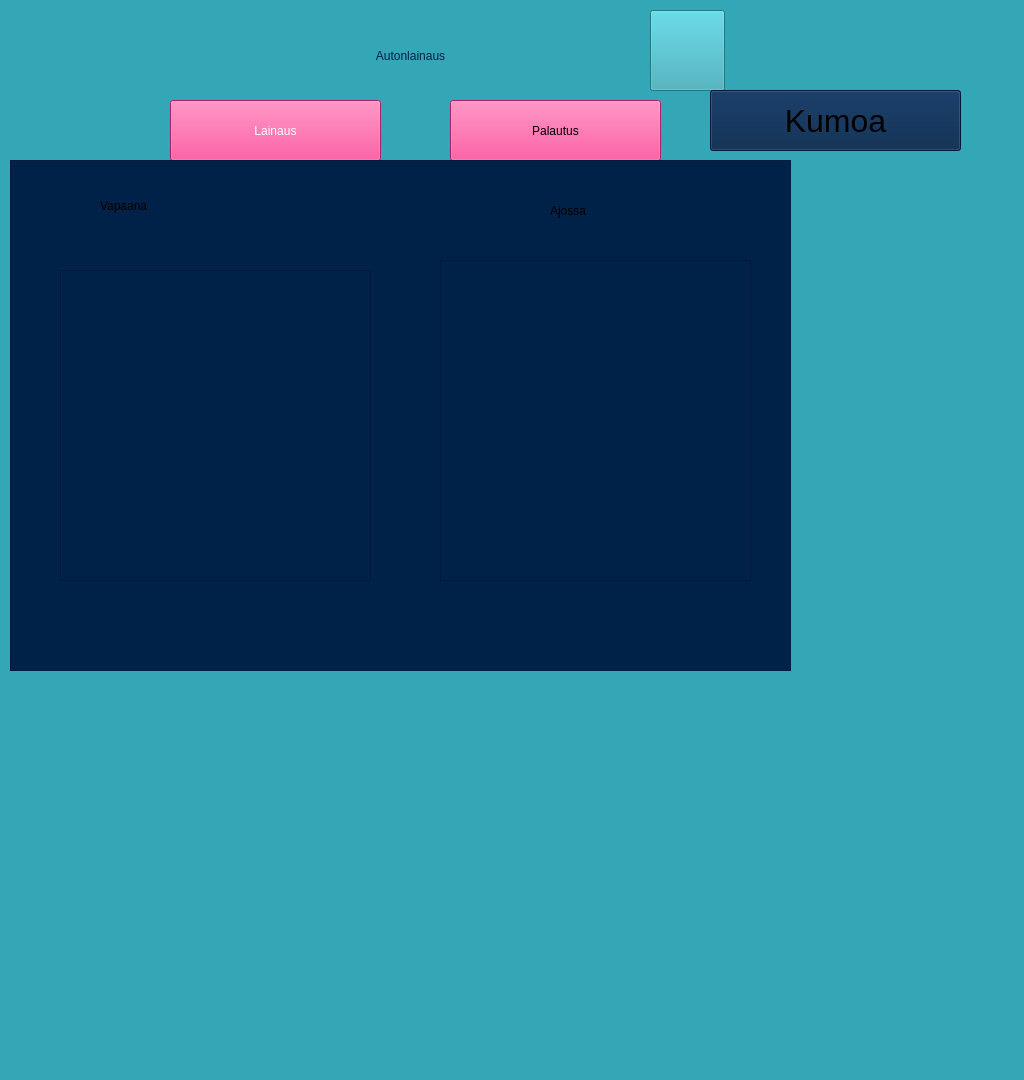
<?xml version="1.0" encoding="UTF-8"?>
<ui version="4.0">
 <class>MainWindow</class>
 <widget class="QMainWindow" name="MainWindow">
  <property name="geometry">
   <rect>
    <x>0</x>
    <y>0</y>
    <width>1024</width>
    <height>1080</height>
   </rect>
  </property>
  <property name="font">
   <font>
    <pointsize>11</pointsize>
    <bold>true</bold>
   </font>
  </property>
  <property name="cursor">
   <cursorShape>PointingHandCursor</cursorShape>
  </property>
  <property name="windowTitle">
   <string>MainWindow</string>
  </property>
  <property name="toolTip">
   <string>&lt;html&gt;&lt;head/&gt;&lt;body&gt;&lt;p&gt;&lt;span style=&quot; font-size:11pt; font-weight:700;&quot;&gt;Tallentaa henkilön tiedot tietokantaan&lt;/span&gt;&lt;/p&gt;&lt;/body&gt;&lt;/html&gt;</string>
  </property>
  <property name="toolTipDuration">
   <number>-3000</number>
  </property>
  <property name="styleSheet">
   <string notr="true">
background-color: rgb(51, 167, 181);</string>
  </property>
  <widget class="QWidget" name="centralwidget">
   <widget class="QFrame" name="namesFrame">
    <property name="geometry">
     <rect>
      <x>60</x>
      <y>180</y>
      <width>681</width>
      <height>481</height>
     </rect>
    </property>
    <property name="styleSheet">
     <string notr="true">background-color: rgb(0, 98, 117);</string>
    </property>
    <widget class="QPushButton" name="savePushButton">
     <property name="geometry">
      <rect>
       <x>480</x>
       <y>400</y>
       <width>161</width>
       <height>61</height>
      </rect>
     </property>
     <property name="styleSheet">
      <string notr="true">background-color: rgb(238, 44, 130);
font: 28pt &quot;Segoe UI&quot;;</string>
     </property>
     <property name="text">
      <string>Tallenna</string>
     </property>
    </widget>
    <widget class="QLineEdit" name="readIdLineEdit">
     <property name="geometry">
      <rect>
       <x>60</x>
       <y>220</y>
       <width>231</width>
       <height>71</height>
      </rect>
     </property>
     <property name="styleSheet">
      <string notr="true">background-color: rgb(255, 255, 255);
font: 22pt &quot;Segoe UI&quot;;
color: rgb(0, 0, 0);</string>
     </property>
     <property name="text">
      <string/>
     </property>
    </widget>
    <widget class="QLineEdit" name="keyBarcodeLineEdit">
     <property name="geometry">
      <rect>
       <x>390</x>
       <y>220</y>
       <width>231</width>
       <height>71</height>
      </rect>
     </property>
     <property name="styleSheet">
      <string notr="true">font: 28pt &quot;Segoe UI&quot;;
background-color: rgb(255, 255, 255);
color: rgb(0, 0, 0);</string>
     </property>
     <property name="text">
      <string/>
     </property>
    </widget>
    <widget class="QLabel" name="readIdLabel">
     <property name="geometry">
      <rect>
       <x>70</x>
       <y>140</y>
       <width>211</width>
       <height>51</height>
      </rect>
     </property>
     <property name="styleSheet">
      <string notr="true">font: 22pt &quot;Segoe UI&quot;;
background-color: rgb(0, 33, 72);</string>
     </property>
     <property name="text">
      <string>Lue ajokortti</string>
     </property>
     <property name="alignment">
      <set>Qt::AlignmentFlag::AlignCenter</set>
     </property>
    </widget>
    <widget class="QLabel" name="keyBarcodeLabel">
     <property name="geometry">
      <rect>
       <x>400</x>
       <y>140</y>
       <width>211</width>
       <height>51</height>
      </rect>
     </property>
     <property name="styleSheet">
      <string notr="true">font: 22pt &quot;Segoe UI&quot;;
background-color: rgb(0, 33, 72);</string>
     </property>
     <property name="text">
      <string>Lue avain</string>
     </property>
     <property name="alignment">
      <set>Qt::AlignmentFlag::AlignCenter</set>
     </property>
    </widget>
    <widget class="QLineEdit" name="keyBarcodeReturnLineEdit">
     <property name="geometry">
      <rect>
       <x>390</x>
       <y>220</y>
       <width>231</width>
       <height>71</height>
      </rect>
     </property>
     <property name="styleSheet">
      <string notr="true">font: 28pt &quot;Segoe UI&quot;;
background-color: rgb(255, 255, 255);
color: rgb(0, 0, 0);</string>
     </property>
     <property name="text">
      <string/>
     </property>
    </widget>
    <widget class="QLabel" name="lenderNameLabel">
     <property name="geometry">
      <rect>
       <x>30</x>
       <y>220</y>
       <width>281</width>
       <height>71</height>
      </rect>
     </property>
     <property name="styleSheet">
      <string notr="true">font: 28pt &quot;Segoe UI&quot;;
color: rgb(0, 33, 72);</string>
     </property>
     <property name="text">
      <string/>
     </property>
     <property name="scaledContents">
      <bool>false</bool>
     </property>
     <property name="alignment">
      <set>Qt::AlignmentFlag::AlignCenter</set>
     </property>
    </widget>
    <widget class="QLabel" name="carsInfoStatusLabel">
     <property name="geometry">
      <rect>
       <x>370</x>
       <y>220</y>
       <width>281</width>
       <height>71</height>
      </rect>
     </property>
     <property name="styleSheet">
      <string notr="true">font: 28pt &quot;Segoe UI&quot;;
color: rgb(0, 33, 72);</string>
     </property>
     <property name="text">
      <string>cars info</string>
     </property>
     <property name="scaledContents">
      <bool>false</bool>
     </property>
     <property name="alignment">
      <set>Qt::AlignmentFlag::AlignCenter</set>
     </property>
    </widget>
    <widget class="QLabel" name="dateLabel">
     <property name="geometry">
      <rect>
       <x>120</x>
       <y>310</y>
       <width>151</width>
       <height>41</height>
      </rect>
     </property>
     <property name="styleSheet">
      <string notr="true">font: 22pt &quot;Segoe UI&quot;;</string>
     </property>
     <property name="text">
      <string>31.01.2025</string>
     </property>
    </widget>
    <widget class="QLabel" name="calendarLabel">
     <property name="geometry">
      <rect>
       <x>80</x>
       <y>310</y>
       <width>31</width>
       <height>41</height>
      </rect>
     </property>
     <property name="text">
      <string/>
     </property>
     <property name="pixmap">
      <pixmap resource="testpictures.qrc">:/png/calendar.drawio</pixmap>
     </property>
     <property name="scaledContents">
      <bool>true</bool>
     </property>
    </widget>
    <widget class="QLabel" name="returnDayLabel">
     <property name="geometry">
      <rect>
       <x>30</x>
       <y>30</y>
       <width>151</width>
       <height>71</height>
      </rect>
     </property>
     <property name="styleSheet">
      <string notr="true">
font: 14pt &quot;Segoe UI&quot;;
color: rgb(0, 33, 72);</string>
     </property>
     <property name="text">
      <string>Lainaus info</string>
     </property>
     <property name="scaledContents">
      <bool>false</bool>
     </property>
     <property name="alignment">
      <set>Qt::AlignmentFlag::AlignCenter</set>
     </property>
    </widget>
    <widget class="QLabel" name="timeLabel">
     <property name="geometry">
      <rect>
       <x>520</x>
       <y>310</y>
       <width>121</width>
       <height>41</height>
      </rect>
     </property>
     <property name="styleSheet">
      <string notr="true">font: 20pt &quot;Segoe UI&quot;;</string>
     </property>
     <property name="text">
      <string>09:51</string>
     </property>
    </widget>
    <widget class="QLabel" name="clockLabel">
     <property name="geometry">
      <rect>
       <x>460</x>
       <y>310</y>
       <width>41</width>
       <height>41</height>
      </rect>
     </property>
     <property name="text">
      <string/>
     </property>
     <property name="pixmap">
      <pixmap resource="testpictures.qrc">:/png/clock.drawio</pixmap>
     </property>
     <property name="scaledContents">
      <bool>true</bool>
     </property>
    </widget>
   </widget>
   <widget class="QLabel" name="teacherLabel">
    <property name="geometry">
     <rect>
      <x>20</x>
      <y>20</y>
      <width>151</width>
      <height>151</height>
     </rect>
    </property>
    <property name="text">
     <string/>
    </property>
    <property name="pixmap">
     <pixmap>uiPictures/teacher.png</pixmap>
    </property>
    <property name="scaledContents">
     <bool>true</bool>
    </property>
   </widget>
   <widget class="QPushButton" name="soundOffPushButton">
    <property name="geometry">
     <rect>
      <x>650</x>
      <y>10</y>
      <width>71</width>
      <height>81</height>
     </rect>
    </property>
    <property name="cursor">
     <cursorShape>PointingHandCursor</cursorShape>
    </property>
    <property name="text">
     <string/>
    </property>
    <property name="icon">
     <iconset>
      <normaloff>uiPictures/voiceOff.png</normaloff>uiPictures/voiceOff.png</iconset>
    </property>
    <property name="iconSize">
     <size>
      <width>48</width>
      <height>48</height>
     </size>
    </property>
   </widget>
   <widget class="QPushButton" name="soundOnPushButton">
    <property name="geometry">
     <rect>
      <x>650</x>
      <y>10</y>
      <width>75</width>
      <height>81</height>
     </rect>
    </property>
    <property name="cursor">
     <cursorShape>PointingHandCursor</cursorShape>
    </property>
    <property name="text">
     <string/>
    </property>
    <property name="icon">
     <iconset>
      <normaloff>uiPictures/voiceOn.png</normaloff>uiPictures/voiceOn.png</iconset>
    </property>
    <property name="iconSize">
     <size>
      <width>38</width>
      <height>38</height>
     </size>
    </property>
   </widget>
   <widget class="QLabel" name="statusLabel">
    <property name="geometry">
     <rect>
      <x>270</x>
      <y>20</y>
      <width>281</width>
      <height>71</height>
     </rect>
    </property>
    <property name="styleSheet">
     <string notr="true">font: 28pt &quot;Segoe UI&quot;;
color: rgb(0, 33, 72);</string>
    </property>
    <property name="text">
     <string>Autonlainaus</string>
    </property>
    <property name="scaledContents">
     <bool>false</bool>
    </property>
    <property name="alignment">
     <set>Qt::AlignmentFlag::AlignCenter</set>
    </property>
   </widget>
   <widget class="QPushButton" name="takeCarPushButton">
    <property name="geometry">
     <rect>
      <x>170</x>
      <y>100</y>
      <width>211</width>
      <height>61</height>
     </rect>
    </property>
    <property name="cursor">
     <cursorShape>PointingHandCursor</cursorShape>
    </property>
    <property name="styleSheet">
     <string notr="true">background-color: rgb(238, 44, 130);
alternate-background-color: rgb(238, 44, 130);
color: rgb(255, 255, 255);
font: 24pt &quot;Segoe UI&quot;;</string>
    </property>
    <property name="text">
     <string>Lainaus</string>
    </property>
   </widget>
   <widget class="QPushButton" name="returnCarPushButton">
    <property name="geometry">
     <rect>
      <x>450</x>
      <y>100</y>
      <width>211</width>
      <height>61</height>
     </rect>
    </property>
    <property name="cursor">
     <cursorShape>PointingHandCursor</cursorShape>
    </property>
    <property name="styleSheet">
     <string notr="true">background-color: rgb(238, 44, 130);
alternate-background-color: rgb(238, 44, 130);
font: 24pt &quot;Segoe UI&quot;;</string>
    </property>
    <property name="text">
     <string>Palautus</string>
    </property>
   </widget>
   <widget class="QPushButton" name="goBackPushButton">
    <property name="geometry">
     <rect>
      <x>710</x>
      <y>90</y>
      <width>251</width>
      <height>61</height>
     </rect>
    </property>
    <property name="font">
     <font>
      <pointsize>24</pointsize>
     </font>
    </property>
    <property name="styleSheet">
     <string notr="true">
background-color: rgb(0, 33, 72);
</string>
    </property>
    <property name="text">
     <string>Kumoa</string>
    </property>
    <property name="icon">
     <iconset resource="testpictures.qrc">
      <normaloff>:/png/uiPictures/goBackArrow.drawio</normaloff>:/png/uiPictures/goBackArrow.drawio</iconset>
    </property>
    <property name="iconSize">
     <size>
      <width>24</width>
      <height>24</height>
     </size>
    </property>
   </widget>
   <widget class="QFrame" name="startFrame">
    <property name="geometry">
     <rect>
      <x>10</x>
      <y>160</y>
      <width>781</width>
      <height>511</height>
     </rect>
    </property>
    <property name="styleSheet">
     <string notr="true">background-color: rgb(0, 33, 72);</string>
    </property>
    <property name="frameShape">
     <enum>QFrame::Shape::StyledPanel</enum>
    </property>
    <property name="frameShadow">
     <enum>QFrame::Shadow::Raised</enum>
    </property>
    <widget class="QLabel" name="vapaanaLabel">
     <property name="geometry">
      <rect>
       <x>90</x>
       <y>30</y>
       <width>121</width>
       <height>31</height>
      </rect>
     </property>
     <property name="styleSheet">
      <string notr="true">font: 22pt &quot;Segoe UI&quot;;</string>
     </property>
     <property name="text">
      <string>Vapaana</string>
     </property>
    </widget>
    <widget class="QLabel" name="ajossaLabel">
     <property name="geometry">
      <rect>
       <x>540</x>
       <y>30</y>
       <width>81</width>
       <height>41</height>
      </rect>
     </property>
     <property name="styleSheet">
      <string notr="true">font: 22pt &quot;Segoe UI&quot;;</string>
     </property>
     <property name="text">
      <string>Ajossa</string>
     </property>
    </widget>
    <widget class="QPlainTextEdit" name="availablePlainTextEdit">
     <property name="geometry">
      <rect>
       <x>50</x>
       <y>110</y>
       <width>311</width>
       <height>311</height>
      </rect>
     </property>
     <property name="styleSheet">
      <string notr="true">font: 16pt &quot;Segoe UI&quot;;</string>
     </property>
     <property name="readOnly">
      <bool>true</bool>
     </property>
    </widget>
    <widget class="QPlainTextEdit" name="rentedPlainTextEdit">
     <property name="geometry">
      <rect>
       <x>430</x>
       <y>100</y>
       <width>311</width>
       <height>321</height>
      </rect>
     </property>
     <property name="styleSheet">
      <string notr="true">font: 22pt &quot;Segoe UI&quot;;
font: 16pt &quot;Segoe UI&quot;;</string>
     </property>
     <property name="readOnly">
      <bool>true</bool>
     </property>
    </widget>
   </widget>
  </widget>
  <widget class="QStatusBar" name="statusbar"/>
  <action name="actionedellinen">
   <property name="icon">
    <iconset theme="application-exit"/>
   </property>
   <property name="text">
    <string>Lopeta</string>
   </property>
   <property name="shortcut">
    <string>Ctrl+Q</string>
   </property>
  </action>
  <action name="actionKaikki">
   <property name="text">
    <string>Kaikki</string>
   </property>
  </action>
 </widget>
 <resources>
  <include location="testpictures.qrc"/>
 </resources>
 <connections/>
</ui>
